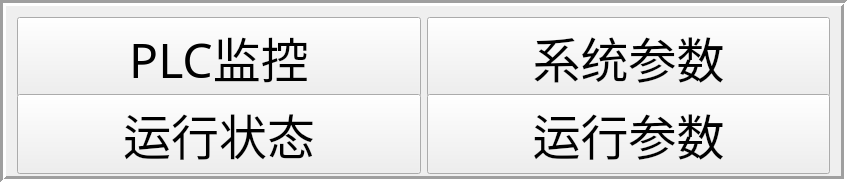
  <widget class="QFrame" name="frame_5">
   <property name="geometry">
    <rect>
     <x>310</x>
     <y>770</y>
     <width>847</width>
     <height>182</height>
    </rect>
   </property>
   <property name="minimumSize">
    <size>
     <width>847</width>
     <height>182</height>
    </size>
   </property>
   <property name="maximumSize">
    <size>
     <width>847</width>
     <height>182</height>
    </size>
   </property>
   <property name="font">
    <font>
     <family>迷你简菱心</family>
     <pointsize>24</pointsize>
    </font>
   </property>
   <property name="frameShape">
    <enum>QFrame::Box</enum>
   </property>
   <property name="frameShadow">
    <enum>QFrame::Sunken</enum>
   </property>
   <property name="lineWidth">
    <number>3</number>
   </property>
   <layout class="QGridLayout" name="gridLayout_4">
    <item row="0" column="0">
     <widget class="QPushButton" name="pB_cmdCounterZero_2">
      <property name="sizePolicy">
       <sizepolicy hsizetype="Preferred" vsizetype="Preferred">
        <horstretch>0</horstretch>
        <verstretch>0</verstretch>
       </sizepolicy>
      </property>
      <property name="minimumSize">
       <size>
        <width>0</width>
        <height>80</height>
       </size>
      </property>
      <property name="font">
       <font>
        <family>迷你简菱心</family>
        <pointsize>36</pointsize>
       </font>
      </property>
      <property name="text">
       <string>PLC监控</string>
      </property>
     </widget>
    </item>
    <item row="0" column="1">
     <widget class="QPushButton" name="pB_cmdCounterZero_3">
      <property name="sizePolicy">
       <sizepolicy hsizetype="Preferred" vsizetype="Preferred">
        <horstretch>0</horstretch>
        <verstretch>0</verstretch>
       </sizepolicy>
      </property>
      <property name="minimumSize">
       <size>
        <width>0</width>
        <height>80</height>
       </size>
      </property>
      <property name="font">
       <font>
        <family>迷你简菱心</family>
        <pointsize>36</pointsize>
       </font>
      </property>
      <property name="text">
       <string>系统参数</string>
      </property>
     </widget>
    </item>
    <item row="1" column="0">
     <widget class="QPushButton" name="pB_cmdCounterZero_5">
      <property name="sizePolicy">
       <sizepolicy hsizetype="Preferred" vsizetype="Preferred">
        <horstretch>0</horstretch>
        <verstretch>0</verstretch>
       </sizepolicy>
      </property>
      <property name="minimumSize">
       <size>
        <width>0</width>
        <height>80</height>
       </size>
      </property>
      <property name="font">
       <font>
        <family>迷你简菱心</family>
        <pointsize>36</pointsize>
       </font>
      </property>
      <property name="text">
       <string>运行状态</string>
      </property>
     </widget>
    </item>
    <item row="1" column="1">
     <widget class="QPushButton" name="pB_cmdCounterZero_4">
      <property name="sizePolicy">
       <sizepolicy hsizetype="Preferred" vsizetype="Preferred">
        <horstretch>0</horstretch>
        <verstretch>0</verstretch>
       </sizepolicy>
      </property>
      <property name="minimumSize">
       <size>
        <width>0</width>
        <height>80</height>
       </size>
      </property>
      <property name="font">
       <font>
        <family>迷你简菱心</family>
        <pointsize>36</pointsize>
       </font>
      </property>
      <property name="text">
       <string>运行参数</string>
      </property>
     </widget>
    </item>
   </layout>
  </widget>
